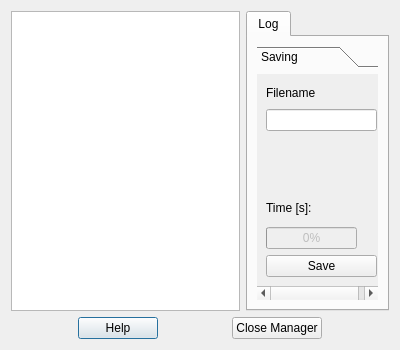
<ui version="4.0" >
 <class>QRL_LogsManager</class>
 <widget class="QDialog" name="QRL_LogsManager" >
  <property name="geometry" >
   <rect>
    <x>0</x>
    <y>0</y>
    <width>400</width>
    <height>350</height>
   </rect>
  </property>
  <property name="sizePolicy" >
   <sizepolicy vsizetype="Preferred" hsizetype="Preferred" >
    <horstretch>0</horstretch>
    <verstretch>0</verstretch>
   </sizepolicy>
  </property>
  <property name="minimumSize" >
   <size>
    <width>400</width>
    <height>350</height>
   </size>
  </property>
  <property name="maximumSize" >
   <size>
    <width>400</width>
    <height>350</height>
   </size>
  </property>
  <property name="windowTitle" >
   <string>Logs Manager</string>
  </property>
  <property name="windowIcon" >
   <iconset resource="qrtailab.qrc" >
    <normaloff>:/icons/log_icon.xpm</normaloff>:/icons/log_icon.xpm</iconset>
  </property>
  <layout class="QGridLayout" name="gridLayout_2" >
   <item row="1" column="0" colspan="2" >
    <layout class="QHBoxLayout" >
     <item>
      <spacer>
       <property name="orientation" >
        <enum>Qt::Horizontal</enum>
       </property>
       <property name="sizeHint" stdset="0" >
        <size>
         <width>40</width>
         <height>20</height>
        </size>
       </property>
      </spacer>
     </item>
     <item>
      <widget class="QPushButton" name="helpButton" >
       <property name="text" >
        <string>Help</string>
       </property>
      </widget>
     </item>
     <item>
      <spacer>
       <property name="orientation" >
        <enum>Qt::Horizontal</enum>
       </property>
       <property name="sizeHint" stdset="0" >
        <size>
         <width>16</width>
         <height>20</height>
        </size>
       </property>
      </spacer>
     </item>
     <item>
      <widget class="QPushButton" name="closeButton" >
       <property name="text" >
        <string>Close Manager</string>
       </property>
      </widget>
     </item>
     <item>
      <spacer>
       <property name="orientation" >
        <enum>Qt::Horizontal</enum>
       </property>
       <property name="sizeHint" stdset="0" >
        <size>
         <width>16</width>
         <height>20</height>
        </size>
       </property>
      </spacer>
     </item>
    </layout>
   </item>
   <item row="0" column="0" >
    <widget class="QListWidget" name="logListWidget" >
     <property name="sizePolicy" >
      <sizepolicy vsizetype="Preferred" hsizetype="Preferred" >
       <horstretch>0</horstretch>
       <verstretch>0</verstretch>
      </sizepolicy>
     </property>
     <property name="maximumSize" >
      <size>
       <width>16777215</width>
       <height>16777215</height>
      </size>
     </property>
     <property name="baseSize" >
      <size>
       <width>100</width>
       <height>0</height>
      </size>
     </property>
    </widget>
   </item>
   <item row="0" column="1" >
    <widget class="QTabWidget" name="tabWidget" >
     <property name="currentIndex" >
      <number>0</number>
     </property>
     <widget class="QWidget" name="Log" >
      <attribute name="title" >
       <string>Log</string>
      </attribute>
      <layout class="QGridLayout" >
       <item row="0" column="0" >
        <widget class="QToolBox" name="toolBox" >
         <property name="currentIndex" >
          <number>0</number>
         </property>
         <widget class="QWidget" name="page_2" >
          <property name="geometry" >
           <rect>
            <x>0</x>
            <y>0</y>
            <width>121</width>
            <height>225</height>
           </rect>
          </property>
          <attribute name="label" >
           <string>Saving</string>
          </attribute>
          <layout class="QGridLayout" >
           <item row="0" column="0" >
            <widget class="QLabel" name="label_2" >
             <property name="text" >
              <string>Filename</string>
             </property>
            </widget>
           </item>
           <item row="1" column="0" colspan="4" >
            <widget class="QLineEdit" name="fileLineEdit" />
           </item>
           <item row="10" column="0" colspan="4" >
            <widget class="QPushButton" name="savePushButton" >
             <property name="text" >
              <string>Save</string>
             </property>
             <property name="checkable" >
              <bool>true</bool>
             </property>
             <property name="autoDefault" >
              <bool>false</bool>
             </property>
            </widget>
           </item>
           <item row="8" column="0" colspan="2" >
            <widget class="QProgressBar" name="saveProgressBar" >
             <property name="enabled" >
              <bool>false</bool>
             </property>
             <property name="value" >
              <number>0</number>
             </property>
             <property name="textVisible" >
              <bool>true</bool>
             </property>
             <property name="format" >
              <string>%p%</string>
             </property>
            </widget>
           </item>
           <item row="0" column="1" colspan="3" >
            <spacer>
             <property name="orientation" >
              <enum>Qt::Horizontal</enum>
             </property>
             <property name="sizeHint" stdset="0" >
              <size>
               <width>40</width>
               <height>20</height>
              </size>
             </property>
            </spacer>
           </item>
           <item row="2" column="0" >
            <spacer name="verticalSpacer" >
             <property name="orientation" >
              <enum>Qt::Vertical</enum>
             </property>
             <property name="sizeHint" stdset="0" >
              <size>
               <width>20</width>
               <height>40</height>
              </size>
             </property>
            </spacer>
           </item>
           <item row="3" column="0" >
            <widget class="QLabel" name="label" >
             <property name="text" >
              <string>Time [s]:</string>
             </property>
            </widget>
           </item>
           <item row="7" column="0" >
            <widget class="QwtCounter" name="timeCounter" >
             <property name="numButtons" >
              <number>0</number>
             </property>
             <property name="minValue" >
              <double>0.000000000000000</double>
             </property>
             <property name="maxValue" >
              <double>1000000.000000000000000</double>
             </property>
             <property name="value" >
              <double>1.000000000000000</double>
             </property>
            </widget>
           </item>
          </layout>
         </widget>
        </widget>
       </item>
      </layout>
     </widget>
    </widget>
   </item>
  </layout>
 </widget>
 <customwidgets>
  <customwidget>
   <class>QwtCounter</class>
   <extends>QWidget</extends>
   <header>qwt_counter.h</header>
  </customwidget>
 </customwidgets>
 <resources>
  <include location="qrtailab.qrc" />
 </resources>
 <connections>
  <connection>
   <sender>closeButton</sender>
   <signal>clicked()</signal>
   <receiver>QRL_LogsManager</receiver>
   <slot>hide()</slot>
   <hints>
    <hint type="sourcelabel" >
     <x>304</x>
     <y>339</y>
    </hint>
    <hint type="destinationlabel" >
     <x>394</x>
     <y>334</y>
    </hint>
   </hints>
  </connection>
 </connections>
</ui>
